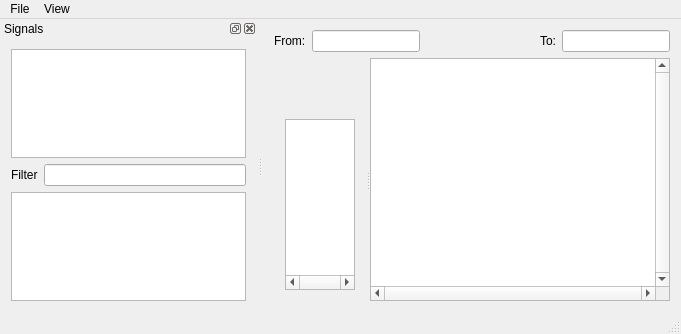
<?xml version="1.0" encoding="UTF-8"?>
<ui version="4.0">
 <class>MainWindow</class>
 <widget class="QMainWindow" name="MainWindow">
  <property name="geometry">
   <rect>
    <x>0</x>
    <y>0</y>
    <width>681</width>
    <height>334</height>
   </rect>
  </property>
  <property name="windowTitle">
   <string>Tantalum</string>
  </property>
  <widget class="QWidget" name="centralWidget">
   <property name="sizePolicy">
    <sizepolicy hsizetype="Preferred" vsizetype="Preferred">
     <horstretch>1</horstretch>
     <verstretch>0</verstretch>
    </sizepolicy>
   </property>
   <layout class="QVBoxLayout" name="verticalLayout_2">
    <item>
     <layout class="QHBoxLayout" name="horizontalLayout">
      <property name="sizeConstraint">
       <enum>QLayout::SetDefaultConstraint</enum>
      </property>
      <item>
       <widget class="QLabel" name="label">
        <property name="text">
         <string>From:</string>
        </property>
       </widget>
      </item>
      <item>
       <widget class="QLineEdit" name="fromEdit">
        <property name="sizePolicy">
         <sizepolicy hsizetype="Fixed" vsizetype="Fixed">
          <horstretch>0</horstretch>
          <verstretch>0</verstretch>
         </sizepolicy>
        </property>
       </widget>
      </item>
      <item>
       <spacer name="horizontalSpacer">
        <property name="orientation">
         <enum>Qt::Horizontal</enum>
        </property>
        <property name="sizeType">
         <enum>QSizePolicy::Expanding</enum>
        </property>
        <property name="sizeHint" stdset="0">
         <size>
          <width>40</width>
          <height>20</height>
         </size>
        </property>
       </spacer>
      </item>
      <item>
       <widget class="QLabel" name="label_2">
        <property name="text">
         <string>To:</string>
        </property>
       </widget>
      </item>
      <item>
       <widget class="QLineEdit" name="toEdit">
        <property name="sizePolicy">
         <sizepolicy hsizetype="Fixed" vsizetype="Fixed">
          <horstretch>0</horstretch>
          <verstretch>0</verstretch>
         </sizepolicy>
        </property>
       </widget>
      </item>
     </layout>
    </item>
    <item>
     <widget class="QSplitter" name="splitter">
      <property name="sizePolicy">
       <sizepolicy hsizetype="Expanding" vsizetype="Preferred">
        <horstretch>0</horstretch>
        <verstretch>1</verstretch>
       </sizepolicy>
      </property>
      <property name="orientation">
       <enum>Qt::Horizontal</enum>
      </property>
      <widget class="QWidget" name="verticalLayoutWidget">
       <layout class="QVBoxLayout" name="verticalLayout_5">
        <item>
         <spacer name="verticalSpacer">
          <property name="orientation">
           <enum>Qt::Vertical</enum>
          </property>
          <property name="sizeType">
           <enum>QSizePolicy::Fixed</enum>
          </property>
          <property name="sizeHint" stdset="0">
           <size>
            <width>20</width>
            <height>50</height>
           </size>
          </property>
         </spacer>
        </item>
        <item>
         <widget class="QListView" name="active_signal_list">
          <property name="sizePolicy">
           <sizepolicy hsizetype="Expanding" vsizetype="Expanding">
            <horstretch>0</horstretch>
            <verstretch>0</verstretch>
           </sizepolicy>
          </property>
          <property name="horizontalScrollBarPolicy">
           <enum>Qt::ScrollBarAlwaysOn</enum>
          </property>
          <property name="verticalScrollBarPolicy">
           <enum>Qt::ScrollBarAlwaysOff</enum>
          </property>
          <property name="alternatingRowColors">
           <bool>true</bool>
          </property>
          <property name="verticalScrollMode">
           <enum>QAbstractItemView::ScrollPerPixel</enum>
          </property>
         </widget>
        </item>
       </layout>
      </widget>
      <widget class="QGraphicsView" name="graphicsView">
       <property name="sizePolicy">
        <sizepolicy hsizetype="Minimum" vsizetype="Expanding">
         <horstretch>1</horstretch>
         <verstretch>1</verstretch>
        </sizepolicy>
       </property>
       <property name="minimumSize">
        <size>
         <width>300</width>
         <height>0</height>
        </size>
       </property>
       <property name="verticalScrollBarPolicy">
        <enum>Qt::ScrollBarAlwaysOn</enum>
       </property>
       <property name="horizontalScrollBarPolicy">
        <enum>Qt::ScrollBarAlwaysOn</enum>
       </property>
       <property name="alignment">
        <set>Qt::AlignLeading|Qt::AlignLeft|Qt::AlignTop</set>
       </property>
       <property name="dragMode">
        <enum>QGraphicsView::ScrollHandDrag</enum>
       </property>
      </widget>
     </widget>
    </item>
   </layout>
  </widget>
  <widget class="QMenuBar" name="menuBar">
   <property name="geometry">
    <rect>
     <x>0</x>
     <y>0</y>
     <width>681</width>
     <height>20</height>
    </rect>
   </property>
   <widget class="QMenu" name="menuFile">
    <property name="title">
     <string>File</string>
    </property>
    <addaction name="actionOpen"/>
   </widget>
   <widget class="QMenu" name="menuView">
    <property name="title">
     <string>View</string>
    </property>
    <addaction name="actionHierarchy"/>
   </widget>
   <addaction name="menuFile"/>
   <addaction name="menuView"/>
  </widget>
  <widget class="QStatusBar" name="statusBar"/>
  <widget class="QDockWidget" name="dockWidget">
   <property name="windowTitle">
    <string>Signals</string>
   </property>
   <attribute name="dockWidgetArea">
    <number>1</number>
   </attribute>
   <widget class="QWidget" name="dockWidgetContents">
    <layout class="QVBoxLayout" name="verticalLayout">
     <item>
      <widget class="QTreeWidget" name="treeWidget">
       <property name="indentation">
        <number>10</number>
       </property>
       <property name="animated">
        <bool>true</bool>
       </property>
       <attribute name="headerVisible">
        <bool>false</bool>
       </attribute>
       <column>
        <property name="text">
         <string notr="true">1</string>
        </property>
       </column>
      </widget>
     </item>
     <item>
      <layout class="QHBoxLayout" name="horizontalLayout_2">
       <item>
        <widget class="QLabel" name="label_3">
         <property name="text">
          <string>Filter</string>
         </property>
        </widget>
       </item>
       <item>
        <widget class="QLineEdit" name="lineEdit_3"/>
       </item>
      </layout>
     </item>
     <item>
      <widget class="QListView" name="listView"/>
     </item>
    </layout>
   </widget>
  </widget>
  <action name="actionHierarchy">
   <property name="checkable">
    <bool>true</bool>
   </property>
   <property name="text">
    <string>Signals</string>
   </property>
  </action>
  <action name="actionOpen">
   <property name="text">
    <string>Open</string>
   </property>
  </action>
 </widget>
 <layoutdefault spacing="6" margin="11"/>
 <resources/>
 <connections>
  <connection>
   <sender>actionHierarchy</sender>
   <signal>toggled(bool)</signal>
   <receiver>dockWidget</receiver>
   <slot>setVisible(bool)</slot>
   <hints>
    <hint type="sourcelabel">
     <x>-1</x>
     <y>-1</y>
    </hint>
    <hint type="destinationlabel">
     <x>63</x>
     <y>186</y>
    </hint>
   </hints>
  </connection>
  <connection>
   <sender>dockWidget</sender>
   <signal>visibilityChanged(bool)</signal>
   <receiver>actionHierarchy</receiver>
   <slot>setChecked(bool)</slot>
   <hints>
    <hint type="sourcelabel">
     <x>63</x>
     <y>186</y>
    </hint>
    <hint type="destinationlabel">
     <x>-1</x>
     <y>-1</y>
    </hint>
   </hints>
  </connection>
 </connections>
</ui>
